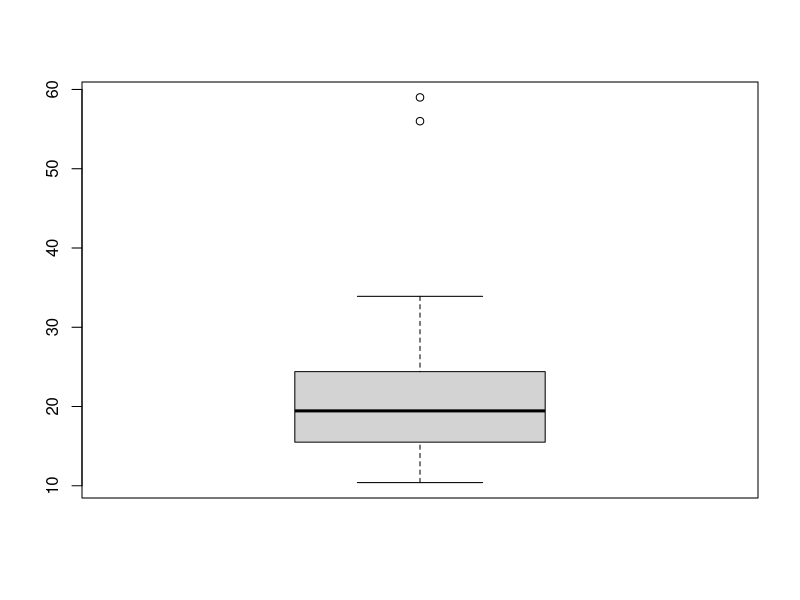
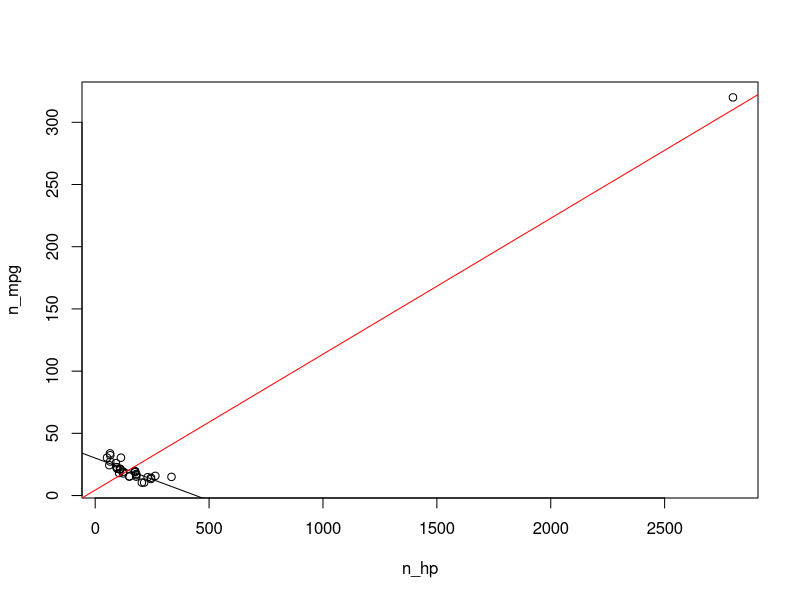
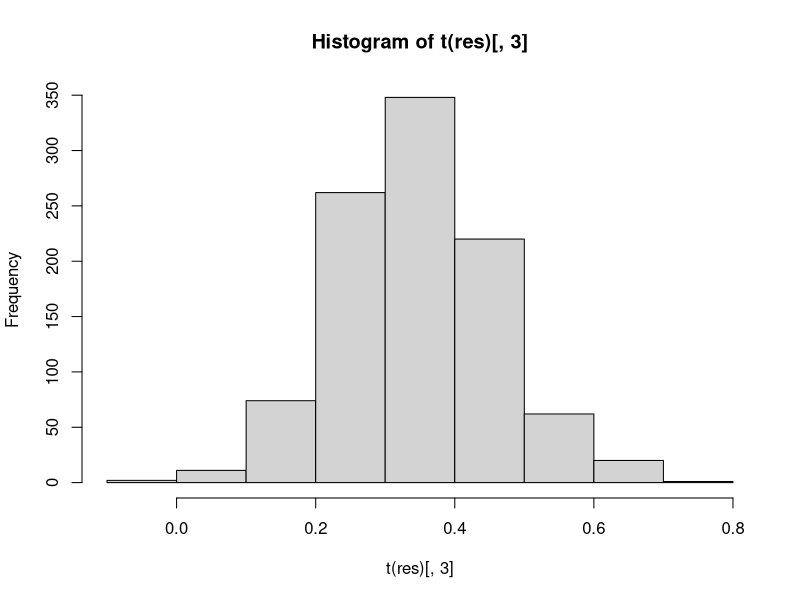
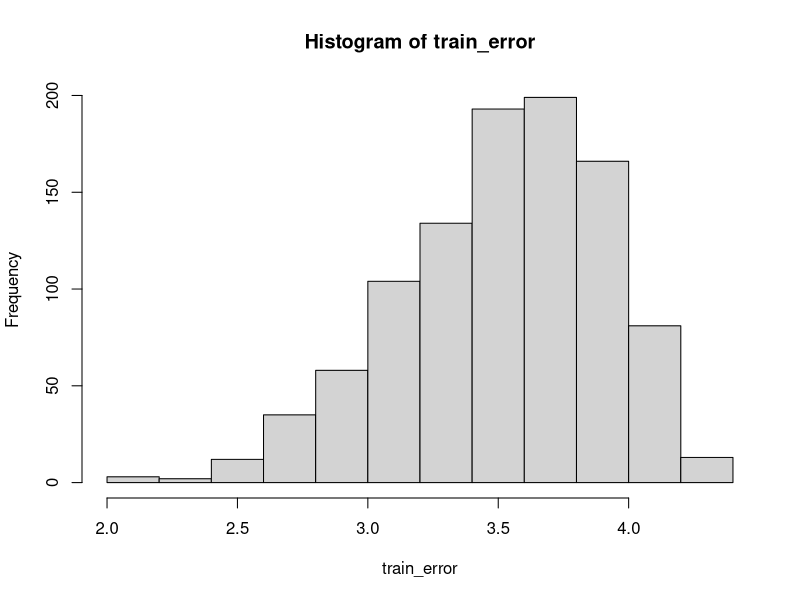
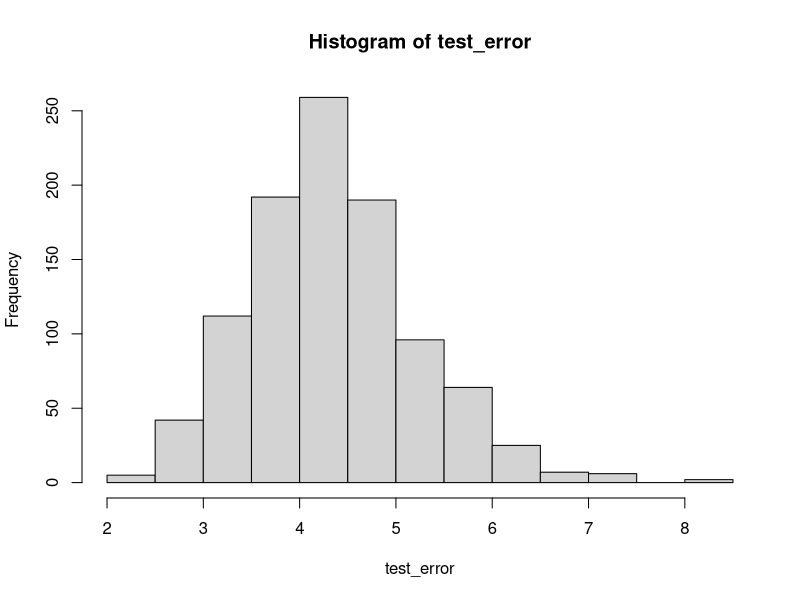

Reproduce these figures in R, in order.
print(names(mtcars))

print(summary(lm(mpg ~ ., data=mtcars)))

newmtcars <- cbind(mtcars, sqrt(mtcars$cyl)  )

print(head(newmtcars))

#print(summary(lm(mpg ~ ., data=newmtcars)))

## Full formula for mtcars linear regression
print(summary(lm(mpg ~ disp*cyl + hp + drat + wt + qsec + vs + am + gear + carb ,data=mtcars)))

# EQUIV 
newmtcars <- cbind(mtcars, mtcars$disp*mtcars$cyl  )
print(summary(lm(mpg ~ ., newmtcars)))

#### more features
print(summary(lm(mpg ~ (disp+ cyl + hp + drat + wt + qsec + vs + am + gear + carb)^2 ,data=mtcars)))

print(dim(mtcars))

###############
print(summary(lm(mpg ~ disp*cyl * hp * wt ,data=mtcars)))

############
boxplot(c(mtcars$mpg , c(56,59))) 

print(lm(mpg ~ hp, mtcars))
n_mpg =c(mtcars$mpg,320)
n_hp = c(mtcars$hp,2800)
plot(n_hp, n_mpg)
print(lm(n_mpg ~ n_hp))
abline(lm(mpg ~ hp, mtcars))
abline(lm(n_mpg ~ n_hp),col="red")

#############################

print(summary(lm(Volume ~ Girth + Height,
    data = trees)))
############
N = 1000
n=20
res <- c()
for (i in 1:N){
  K <- sample(1:nrow(trees),n)
  ll <- lm(Volume ~ Girth + Height,
    data = trees[K,])
  res <- cbind(res, ll$coefficients)
}

#print(t(res))

hist(t(res)[,3])

#############################
### RMSE

############
print(summary(lm(Volume ~ Girth + Height,
    data = trees)))
N = 1000
n=20
train_error <- c()
test_error <- c()
for (i in 1:N){
  K <- sample(1:nrow(trees),n)
  ll <- lm(Volume ~ Girth + Height,
    data = trees[K,])
  train_error <- c(train_error, 
    sqrt(mean((ll$residuals^2))))
  
  test_error <- c(test_error, 
   sqrt(mean((
     predict(ll,
        newdata=trees[-K,])-trees[-K,]$Volume)^2)))
}

hist(train_error)
hist(test_error)
